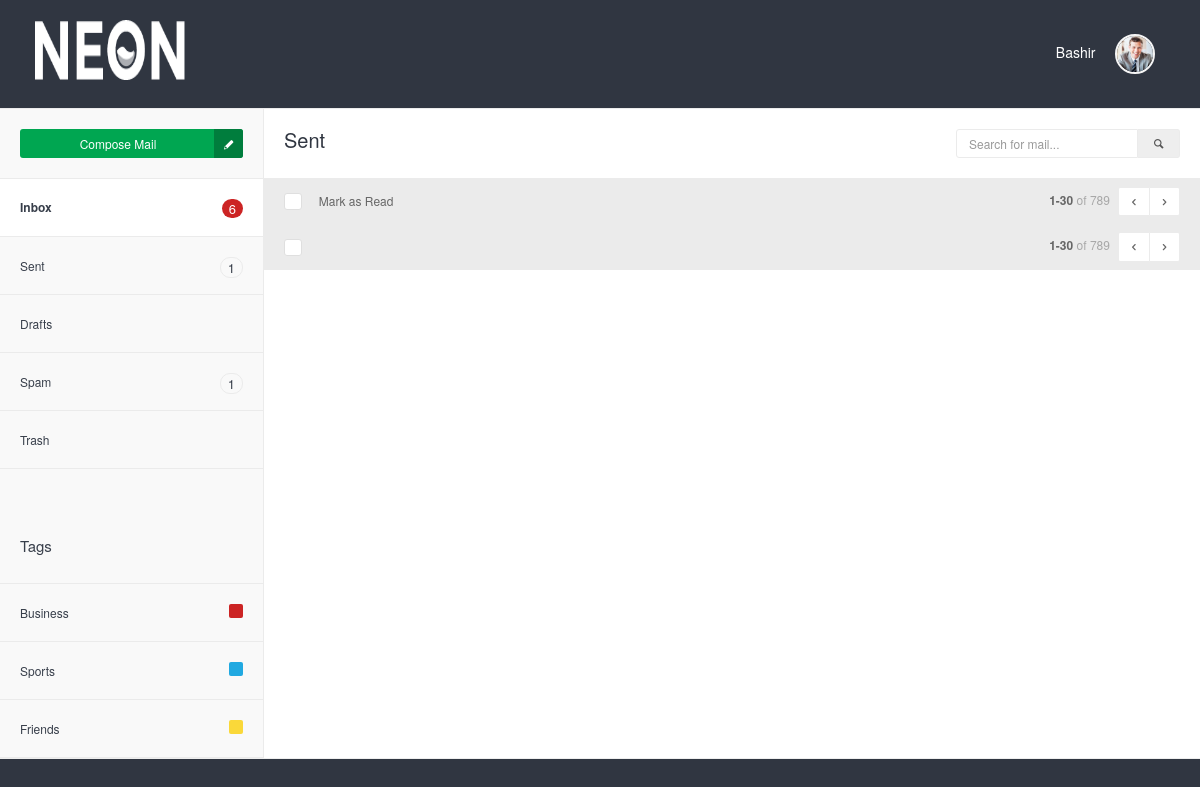
The page /sendEmail.php (signed in) on the database as committed earlier.
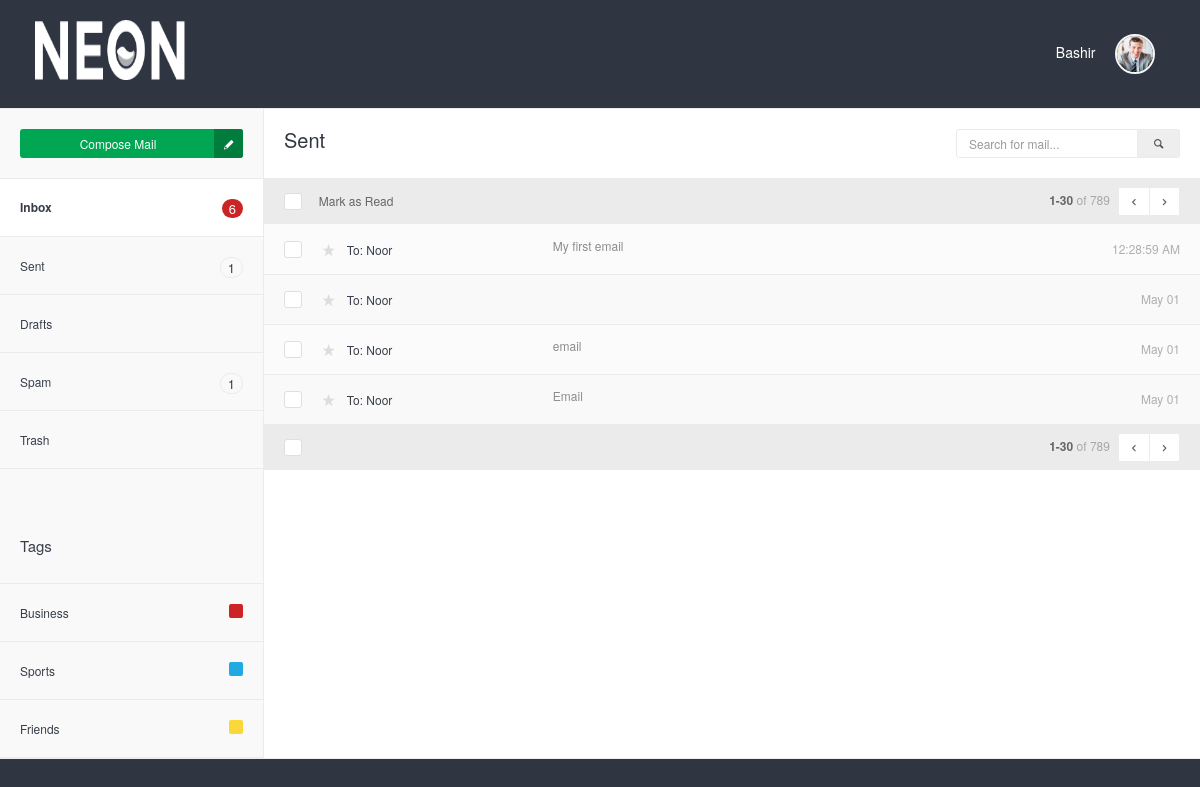
The same page on the database as committed later.
### tables this page shows
CREATE TABLE `emails` (
  `id` int(11) NOT NULL,
  `senderID` int(11) NOT NULL,
  `senderEmail` varchar(250) NOT NULL,
  `emailSubject` mediumtext NOT NULL,
  `emailBody` longtext NOT NULL,
  `receiverID` int(11) NOT NULL,
  `receiverEmail` varchar(250) NOT NULL,
  `date` varchar(50) NOT NULL DEFAULT current_timestamp(),
  `time` varchar(50) NOT NULL,
  `read_status` int(1) NOT NULL DEFAULT 0,
  `favorite` int(1) NOT NULL DEFAULT 0
);

CREATE TABLE `user` (
  `id` int(11) NOT NULL,
  `username` varchar(250) NOT NULL,
  `email` varchar(250) NOT NULL,
  `full_name` varchar(250) NOT NULL,
  `phone` varchar(250) NOT NULL,
  `password` varchar(250) NOT NULL
);

### support/session.php (called while the page is built, shortened)
<?php
include 'connection.php';
if(isset($_SESSION['login_user'])){
    $login_user= $_SESSION['login_user'];
    $query = "SELECT  * from user where email = '$login_user'" ;
    $result = mysqli_query($con, $query);
    $row = mysqli_fetch_assoc($result);
    $userEmail = $row['email'];
}else{
    header('Location: index.php');
}
?>

### support/sent_action.php (called while the page is built)
<?php
include 'connection.php';
$select = "SELECT * FROM `emails` where `senderEmail` = '$userEmail' ORDER BY `date` DESC, `time` DESC";
$result = mysqli_query($con, $select);
?>

### sendEmail.php (the view, shortened to what the changed rows need)
<?php
include('support/connection.php');
include('support/session.php');
include('support/sent_action.php');
?>
<!DOCTYPE html>
<html lang="en">
    <head>
        <link rel="stylesheet" href="assets/js/jquery-ui/css/no-theme/jquery-ui-1.10.3.custom.min.css" id="style-resource-1">
        <link rel="stylesheet" href="assets/css/font-icons/entypo/css/entypo.css" id="style-resource-2">
        <link rel="stylesheet" href="assets/css/bootstrap.css" id="style-resource-4">
        <link rel="stylesheet" href="assets/css/neon-core.css" id="style-resource-5">
        <link rel="stylesheet" href="assets/css/neon-theme.css" id="style-resource-6">
        <link rel="stylesheet" href="assets/css/neon-forms.css" id="style-resource-7">
        <link rel="stylesheet" href="assets/css/custom.css" id="style-resource-8">
    </head>
    <body class="page-body" data-url="https://demo.neontheme.com">
        <div class="page-container">
            <div class="main-content" style="background-color: #303641" >
                <div class="mail-env" style="background-color: white">
                    <div class="mail-body">
                    <table class="table mail-table">
                        <thead>
                            <tr>
                                <th width="5%"> <div class="checkbox checkbox-replace"> <input type="checkbox" /> </div> </th>
                                <th colspan="4"> <div class="mail-select-options">Mark as Read</div> <div class="mail-pagination" colspan="2"> <strong>1-30</strong> <span>of 789</span> <div class="btn-group"> <a href="#" class="btn btn-sm btn-white"><i class="entypo-left-open"></i></a> <a href="#" class="btn btn-sm btn-white"><i class="entypo-right-open"></i></a> </div> </div> </th>
                            </tr>
                        </thead>
                        <tbody>
                            <?php
                                 while($row = $result->fetch_assoc()){
                                    $date = $row['date'];
                                    $time = $row['time'];
                                    $favorite = $row['favorite'];
                                    $receiverEmail = $row['receiverEmail'];
                                    $emailSubject = $row['emailSubject'];
                                    $timezone = new DateTime("now", new DateTimeZone('Asia/Karachi') );
                                    $current_date =  $timezone->format('M d');
                                    if($current_date == $date) {
                                        $datetime = $time;
                                    }else{
                                        $datetime = $date;
                                    }
                                    $sql_ = "SELECT `full_name` FROM `user` WHERE email = '$receiverEmail'";
                                    $result_ = mysqli_query($con, $sql_);
                                    $r = mysqli_fetch_assoc($result_);
                                    $reciverName = $r['full_name'];
                            ?>
                                <tr>
                                    <td> <div class="checkbox checkbox-replace"> <input type="checkbox" /> </div> </td>
                                    <td class="col-name">
                                        <a href="#" class="star <?php if($favorite == 1){ ?> stared <?php } ?> "> <i class="entypo-star"></i> </a>
                                        <a href="message.php" class="col-name"><?php echo "To: ".$reciverName; ?> &nbsp;
                                        </a>
                                    </td>
                                    <td class="col-subject"> <a href="message.php"><?php echo $emailSubject; ?></a> </td>
                                    <td class="col-time"><?php echo $datetime; ?></td>
                                </tr>
                            <?php } ?>
                        </tbody>
                        <tfoot>
                            <tr>
                                <th width="5%"> <div class="checkbox checkbox-replace"> <input type="checkbox" /> </div> </th>
                                <th colspan="4">
                                    <div class="mail-pagination" colspan="2">
                                        <strong>1-30</strong> <span>of 789</span>
                                        <div class="btn-group">
                                            <a href="#" class="btn btn-sm btn-white"><i class="entypo-left-open"></i></a>
                                            <a href="#" class="btn btn-sm btn-white"><i class="entypo-right-open"></i></a>
                                        </div>
                                    </div>
                                </th>
                            </tr>
                        </tfoot>
                    </table>
                </div>
            </div>
        </div>
    </body>
</html>

Rows that differ between the two databases and show on the page:
added emails: user.full_name "Noor", emailSubject "My first email", time "12:28:59 AM"
added emails: user.full_name "Noor", date "May 01"
added emails: user.full_name "Noor", emailSubject "email", date "May 01"
added emails: user.full_name "Noor", emailSubject "Email", date "May 01"
